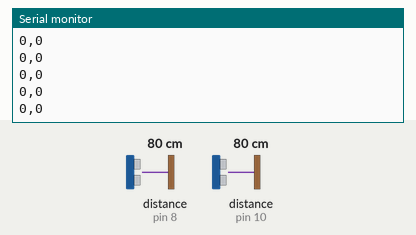
Bench run of a sketch on a simulated Arduino Mega 2560, built with avr-gcc and run on an emulated ATmega2560. Shown: the last lines printed to the serial monitor. The inputs (shaded band) are chosen by the test bench; at power-on: distance to the obstacle (sensors on pin 8, pin 10) 80 cm. The echo pulse lasts 58.3 µs per cm.

Above: at 1.2 s.
1.3 s: distance to the obstacle (sensor on pin 8) set to 2 cm
At 1.46 s:
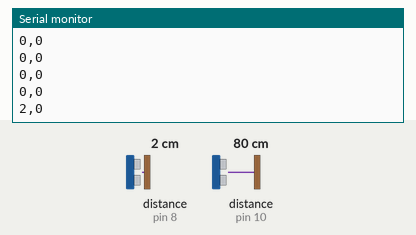
4.3 s: distance to the obstacle (sensor on pin 10) set to 2 cm
At 4.3 s:
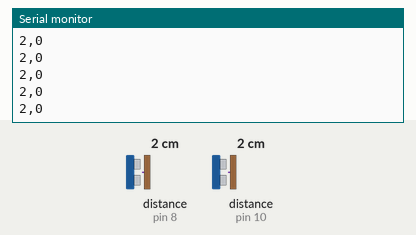
5.8 s: distance to the obstacle (sensor on pin 8) set to 4 cm
At 5.82 s:
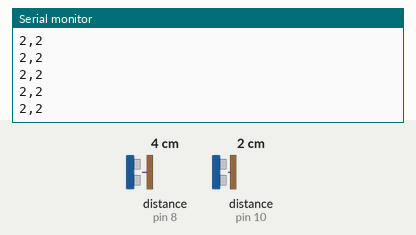
7.3 s: distance to the obstacle (sensor on pin 10) set to 4 cm
At 7.33 s:
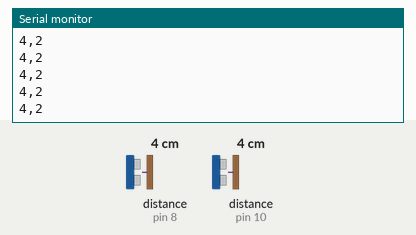
Timing chart, 0 to 9.8 s (numbered marks = the images above; inputs shaded):
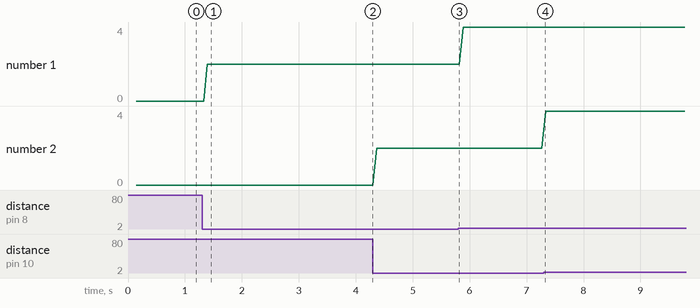

Measured:
- after the input at 1.3 s, the serial monitor: prints a new line after 0.10 s (image 1)
- plotted number 1: 0 → 2 after the input at 1.3 s, 2 → 4 after the input at 5.8 s

The sketch:

UPArduino.ino
```cpp
/*
 * Ultrasonic Pong
 * Thijs van Beers, 2016
 *
 * Most of this code is the NewPing15Sensors example from the NewPing library.
 * http://playground.arduino.cc/Code/NewPing
 */

#include <NewPing.h>

//Connect two ultrasonic distance sensors.
//The first with trigger to pin 7 and echo to pin 8,
//the second with trigger to pin 9 and echo to pin 10.
#define SONAR_NUM     2
#define PING_INTERVAL 33
#define MAX_DISTANCE  50
#define TRIGGER_PIN   7
#define ECHO_PIN      8
#define TRIGGER_PIN2  9
#define ECHO_PIN2     10

unsigned long pingTimer[SONAR_NUM];
unsigned int cm[SONAR_NUM];
uint8_t currentSensor = 0;

NewPing sonar[SONAR_NUM] = {
  NewPing(7, 8, MAX_DISTANCE),
  NewPing(9, 10, MAX_DISTANCE)
};

void setup() {
  Serial.begin(115200);
  pingTimer[0] = millis() + 75;           // First ping starts at 75ms, gives time for the Arduino to chill before starting.
  for (uint8_t i = 1; i < SONAR_NUM; i++) // Set the starting time for each sensor.
    pingTimer[i] = pingTimer[i - 1] + PING_INTERVAL;
}

void loop() {
  for (uint8_t i = 0; i < SONAR_NUM; i++) { // Loop through all the sensors.
    if (millis() >= pingTimer[i]) {         // Is it this sensor's time to ping?
      pingTimer[i] += PING_INTERVAL * SONAR_NUM;  // Set next time this sensor will be pinged.
      if (i == 0 && currentSensor == SONAR_NUM - 1) oneSensorCycle(); // Sensor ping cycle complete, do something with the results.
      sonar[currentSensor].timer_stop();          // Make sure previous timer is canceled before starting a new ping (insurance).
      currentSensor = i;                          // Sensor being accessed.
      cm[currentSensor] = 0;                      // Make distance zero in case there's no ping echo for this sensor.
      sonar[currentSensor].ping_timer(echoCheck); // Do the ping (processing continues, interrupt will call echoCheck to look for echo).
    }
  }
}

void echoCheck() { // If ping received, set the sensor distance to array.
  if (sonar[currentSensor].check_timer())
    cm[currentSensor] = sonar[currentSensor].ping_result / US_ROUNDTRIP_CM;
}

void oneSensorCycle() { // Sensor ping cycle complete, now send it over the serial port.
  Serial.print(cm[0]);
  Serial.print(",");
  Serial.println(cm[1]);
}
```
